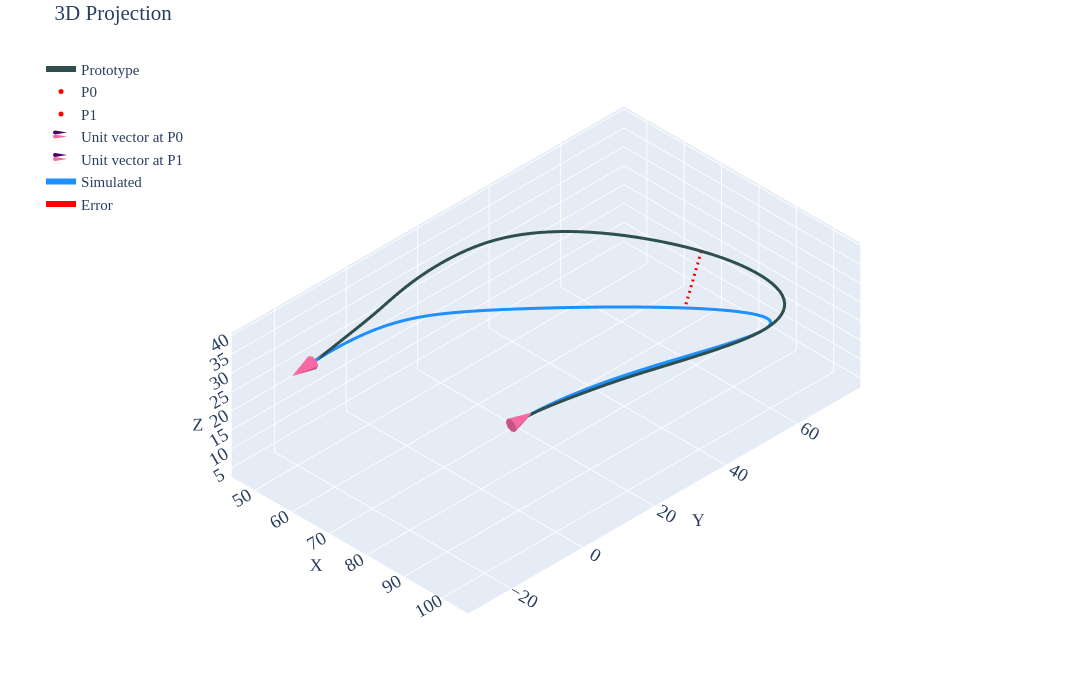

The cell this chart's notebook holds for it:
### Code cell
#| label: p1c3

gravity_looper(psit=1,case=3,twist=-10,pfix='twist-sens\\twist-ccw10\\')
